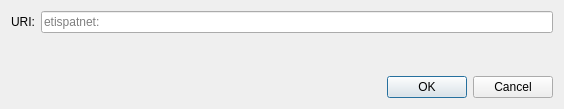
<?xml version="1.0" encoding="UTF-8"?>
<ui version="4.0">
 <class>OpenURIDialog</class>
 <widget class="QDialog" name="OpenURIDialog">
  <property name="geometry">
   <rect>
    <x>0</x>
    <y>0</y>
    <width>564</width>
    <height>109</height>
   </rect>
  </property>
  <property name="windowTitle">
   <string>Open URI</string>
  </property>
  <layout class="QVBoxLayout" name="verticalLayout">
   <item>
    <layout class="QHBoxLayout" name="horizontalLayout">
     <item>
      <widget class="QLabel" name="label">
       <property name="text">
        <string>URI:</string>
       </property>
      </widget>
     </item>
     <item>
      <widget class="QValidatedLineEdit" name="uriEdit">
       <property name="placeholderText">
        <string notr="true">etispatnet:</string>
       </property>
      </widget>
     </item>
    </layout>
   </item>
   <item>
    <spacer name="verticalSpacer">
     <property name="orientation">
      <enum>Qt::Vertical</enum>
     </property>
     <property name="sizeHint" stdset="0">
      <size>
       <width>20</width>
       <height>40</height>
      </size>
     </property>
    </spacer>
   </item>
   <item>
    <widget class="QDialogButtonBox" name="buttonBox">
     <property name="orientation">
      <enum>Qt::Horizontal</enum>
     </property>
     <property name="standardButtons">
      <set>QDialogButtonBox::Cancel|QDialogButtonBox::Ok</set>
     </property>
    </widget>
   </item>
  </layout>
 </widget>
 <customwidgets>
  <customwidget>
   <class>QValidatedLineEdit</class>
   <extends>QLineEdit</extends>
   <header>qt/qvalidatedlineedit.h</header>
  </customwidget>
 </customwidgets>
 <resources/>
 <connections>
  <connection>
   <sender>buttonBox</sender>
   <signal>accepted()</signal>
   <receiver>OpenURIDialog</receiver>
   <slot>accept()</slot>
   <hints>
    <hint type="sourcelabel">
     <x>248</x>
     <y>254</y>
    </hint>
    <hint type="destinationlabel">
     <x>157</x>
     <y>274</y>
    </hint>
   </hints>
  </connection>
  <connection>
   <sender>buttonBox</sender>
   <signal>rejected()</signal>
   <receiver>OpenURIDialog</receiver>
   <slot>reject()</slot>
   <hints>
    <hint type="sourcelabel">
     <x>316</x>
     <y>260</y>
    </hint>
    <hint type="destinationlabel">
     <x>286</x>
     <y>274</y>
    </hint>
   </hints>
  </connection>
 </connections>
</ui>
